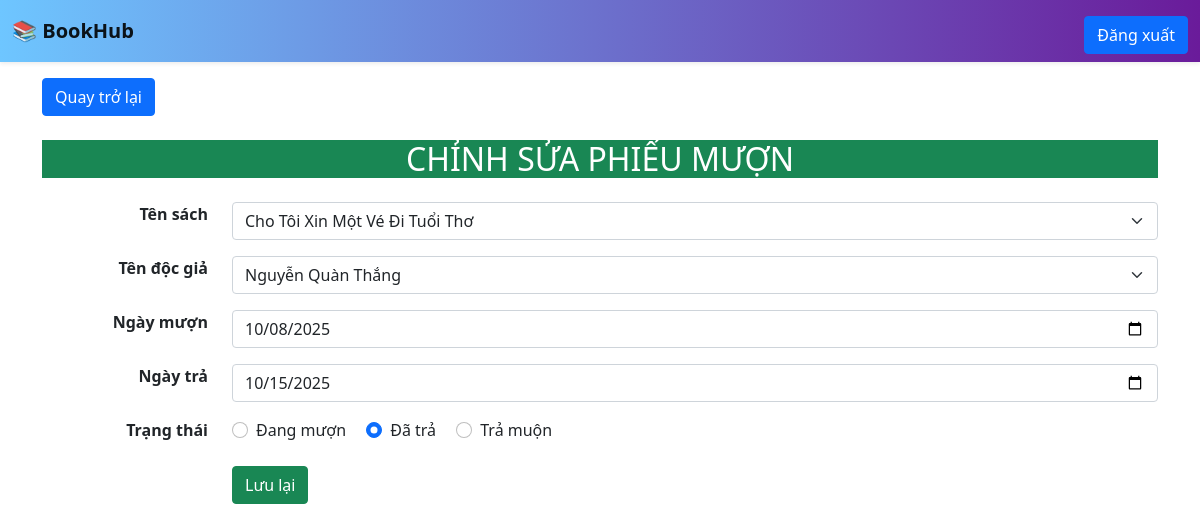
Screenshot of /muontra/chinhsuamuontra.php?id=2 (signed in) with the database file from the repository.
### tables this page shows
CREATE TABLE `chi_tiet_phieu_muon` (
  `ma_ctpm` int(11) NOT NULL,
  `ma_phieu_muon` int(11) DEFAULT NULL,
  `ma_sach` int(11) DEFAULT NULL,
  `so_luong` int(11) NOT NULL CHECK (`so_luong` > 0)
);

CREATE TABLE `phieu_muon` (
  `ma_phieu_muon` int(11) NOT NULL,
  `ma_doc_gia` int(11) DEFAULT NULL,
  `ngay_muon` date NOT NULL,
  `ngay_tra` date NOT NULL,
  `trang_thai` enum('Đang mượn','Đã trả','Trả muộn') NOT NULL DEFAULT 'Đang mượn'
);

### muontra/chinhsuamuontra.php (the view, shortened to what this page needs)
<?php
    require_once "../config.php";
    if(isset($_GET['id'])){
        $id = (int)$_GET['id'];
        $sql = "SELECT pm.ma_phieu_muon, pm.ma_doc_gia, pm.ngay_muon, pm.ngay_tra, pm.trang_thai,
                       ct.ma_sach
                FROM phieu_muon pm
                JOIN chi_tiet_phieu_muon ct ON pm.ma_phieu_muon = ct.ma_phieu_muon
                WHERE pm.ma_phieu_muon = $id";
        $res = mysqli_query($conn,$sql);
        $rows = mysqli_fetch_assoc($res);
        $id_sach1   = $rows['ma_sach'];
        $id_dg1     = $rows['ma_doc_gia'];
        $ngay_muon  = $rows['ngay_muon'];
        $ngay_tra   = $rows['ngay_tra'];
        $trang_thai = $rows['trang_thai'];
    } else {
        header('location: hienthimuontra.php');
        die();
    }
?>
<!DOCTYPE html>
<html lang="vi">
<head>
    <link href="https://cdn.jsdelivr.net/npm/bootstrap@5.1.3/dist/css/bootstrap.min.css" rel="stylesheet">
</head>
<body>
    <nav class="navbar navbar-expand-lg navbar-light shadow-sm sticky-top" style="background: linear-gradient(to right, #6EC6FF, #6A1B9A);">
        <div class="container-fluid">
            <a class="navbar-brand fw-bold" href="../index.php">
                <span class="text-gradient">📚 BookHub</span>
            </a>
            <ul class="navbar-nav ms-auto">
                <a class="btn btn-primary mt-2" href="../dangxuat.php">Đăng xuất</a>
            </ul>
        </div>
    </nav>
    <div class="container mt-3">
        <a href="hienthimuontra.php" class="btn btn-primary">Quay trở lại</a>
        <h2 class="text-center bg-success text-white mt-4 mb-4">CHỈNH SỬA PHIẾU MƯỢN</h2>
        <form method="POST">
            <div class="row mb-3">
                <label class="form-label col-sm-2 text-end"><strong>Tên sách</strong></label>
                <div class="col-sm-10">
                    <select name="id_sach" class="form-select">
                        <?php
                            $sql = "SELECT ma_sach, ten_sach FROM sach";
                            $res = mysqli_query($conn,$sql);
                            while($row = mysqli_fetch_assoc($res)){
                                $selected = ($row['ma_sach'] == $id_sach1) ? "selected" : "";
                                echo "<option value='".$row['ma_sach']."' $selected>".$row['ten_sach']."</option>";
                            }
                        ?>
                    </select>
                </div>
            </div>
            <div class="row mb-3">
                <label class="form-label col-sm-2 text-end"><strong>Tên độc giả</strong></label>
                <div class="col-sm-10">
                    <select name="id_dg" class="form-select">
                        <?php
                            $sql = "SELECT ma_doc_gia, ten_doc_gia FROM doc_gia";
                            $res = mysqli_query($conn,$sql);
                            while($row = mysqli_fetch_assoc($res)){
                                $selected = ($row['ma_doc_gia'] == $id_dg1) ? "selected" : "";
                                echo "<option value='".$row['ma_doc_gia']."' $selected>".$row['ten_doc_gia']."</option>";
                            }
                        ?>
                    </select>
                </div>
            </div>
            <div class="row mb-3">
                <label for="ngay_muon" class="form-label col-sm-2 text-end"><strong>Ngày mượn</strong></label>
                <div class="col-sm-10">
                    <input type="date" class="form-control" id="ngay_muon" name="ngay_muon" value="<?php echo $ngay_muon; ?>">
                </div>
            </div>
            <div class="row mb-3">
                <label for="ngay_tra" class="form-label col-sm-2 text-end"><strong>Ngày trả</strong></label>
                <div class="col-sm-10">
                    <input type="date" class="form-control" id="ngay_tra" name="ngay_tra" value="<?php echo $ngay_tra; ?>">
                </div>
            </div>
    <div class="row mb-3">
        <label class="form-label col-sm-2 text-end"><strong>Trạng thái</strong></label>
        <div class="col-sm-10">
            <div class="form-check form-check-inline">
                <input type="radio" class="form-check-input" name="trang_thai" value="Đang mượn" <?php if($trang_thai == 'Đang mượn') echo "checked"; ?>>
                <label class="form-check-label">Đang mượn</label>
            </div>
            <div class="form-check form-check-inline">
                <input type="radio" class="form-check-input" name="trang_thai" value="Đã trả" <?php if($trang_thai == 'Đã trả') echo "checked"; ?>>
                <label class="form-check-label">Đã trả</label>
            </div>
            <div class="form-check form-check-inline">
                <input type="radio" class="form-check-input" name="trang_thai" value="Trả muộn" <?php if($trang_thai == 'Trả muộn') echo "checked"; ?>>
                <label class="form-check-label">Trả muộn</label>
            </div>
        </div>
    </div>
    <div class="row mb-3">
        <div class="col-sm-10 offset-sm-2">
            <button class="btn btn-success" name="save">Lưu lại</button>
        </div>
    </div>
</form>

### muontra/chinhsuamuontra.php (style rules this page uses)
a { text-decoration:none; }

### rows the page displays
chi_tiet_phieu_muon: ngay_muon "10/08/2025", ngay_tra "10/15/2025"
phieu_muon: trang_thai "☑"

### other values shown
form field id_sach "Cho Tôi Xin Một Vé Đi Tuổi Thơ"
form field id_dg "Nguyễn Quàn Thắng"
